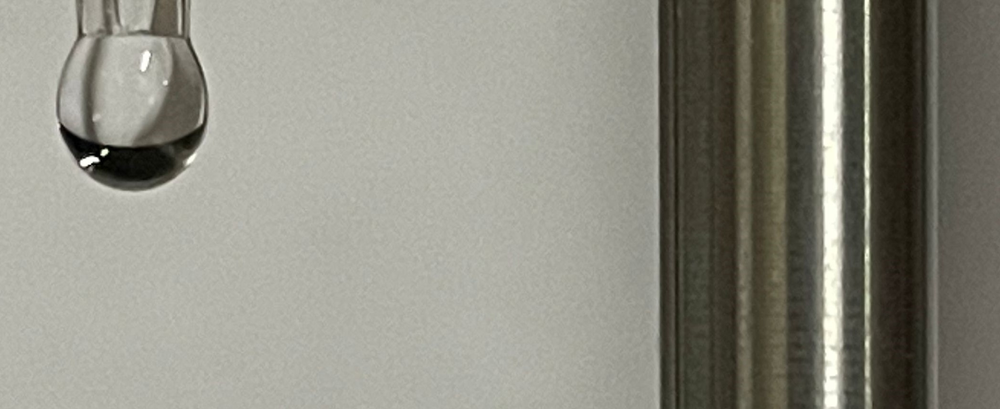
%> input picture sufarce-tension-measurement/codes for surface tension measurment/images_scenario1/1.png, 1000 x 409 px, shrunk from 2096 x 857 before the run
$ octave --eval "result = ALL_1(imread('../images_scenario1/1.png'));"   (GNU Octave 9; MATLAB toolbox functions it lacks are replaced by stand-ins)
%> lines starting %> are read from the running program, lines starting %| are printed output that depends on the picture; in (x1, y1, x2, y2) boxes, pixels count from 0 and x2, y2 are one past the last pixel; in counts of white or black regions, pixels touching at a corner belong together; the program's own positions count from 1
%% get the edge of the droplet in scenario 1
% when the whole edge is clear and can be detected directly

function [I1_edge]=ALL_1(I1)
t1=graythresh(I1);
%> t1 = 0.471
I1_bw=im2bw(I1,t1);
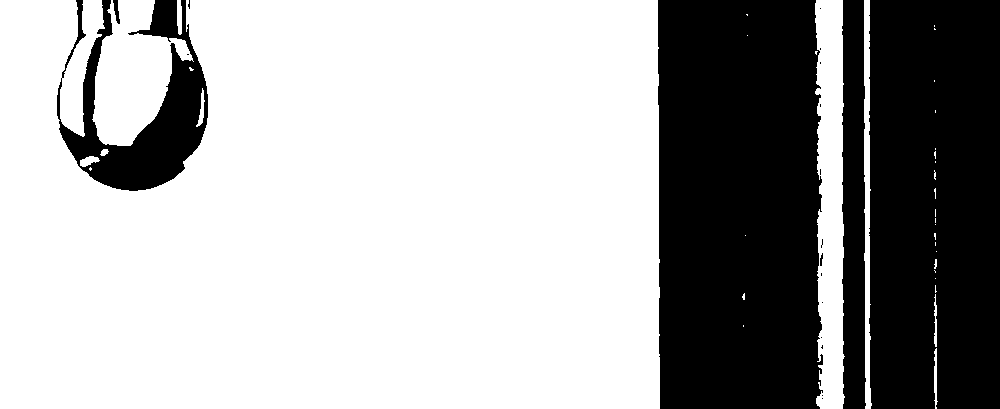
%> I1_bw: size 409x1000 logical; 66.1% white; 20 black regions (14 under 20 px), largest, box (x1, y1, x2, y2) and area: (658, 0, 823, 409) 65141, (869, 0, 1000, 409) 52784, (57, 0, 208, 191) 11604, (842, 0, 866, 409) 8799, (113, 0, 120, 24) 91, (820, 253, 823, 266) 25
global I1_edge;
I1_edge=edge(I1_bw, 'canny');
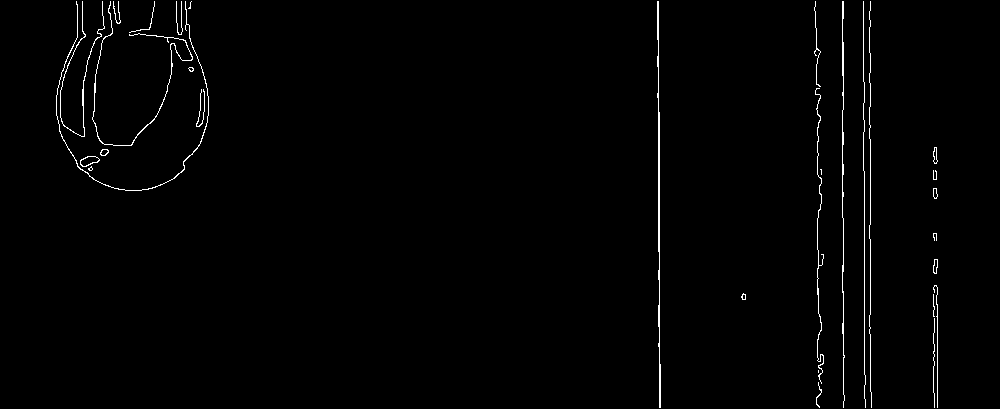
%> I1_edge: size 409x1000 logical; 1.1% white in thin lines or dots, all inside (x1, y1, x2, y2) = (56, 1, 938, 408)
end

$ run again, on sufarce-tension-measurement/codes for surface tension measurment/images_scenario1/2.png
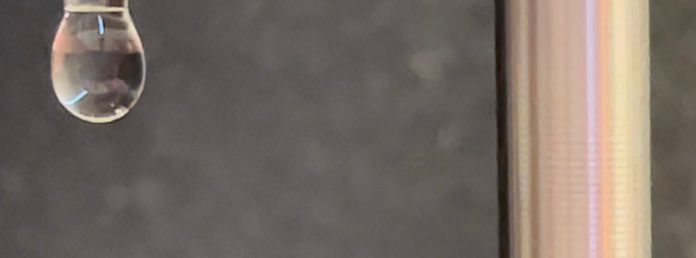
%> input picture sufarce-tension-measurement/codes for surface tension measurment/images_scenario1/2.png, 696 x 258 px
%> t1 = 0.533
%> in ALL_1, `I1_bw=im2bw(I1,t1);`:
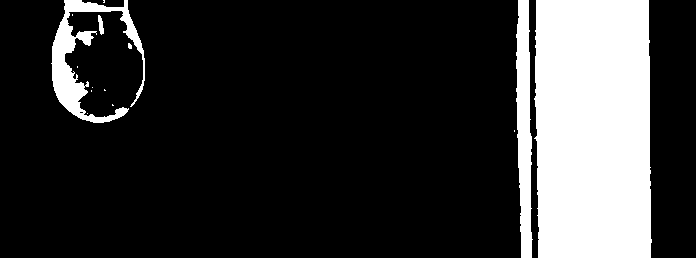
%> I1_bw: size 258x696 logical; 20.1% white; 14 white regions (9 under 20 px), largest, box (x1, y1, x2, y2) and area: (534, 0, 652, 258) 29303, (51, 0, 145, 123) 3450, (516, 0, 533, 258) 3154, (98, 15, 104, 35) 77, (128, 43, 132, 49) 20
%> in ALL_1, `I1_edge=edge(I1_bw, 'canny');`:
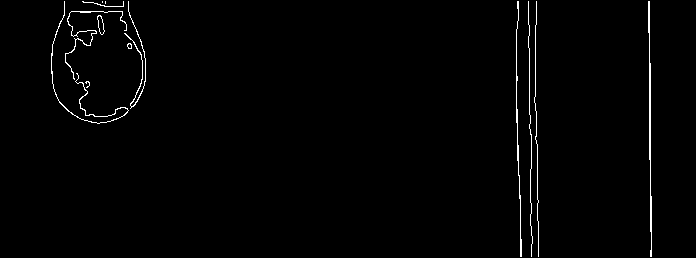
%> I1_edge: size 258x696 logical; 1.2% white in thin lines or dots, all inside (x1, y1, x2, y2) = (51, 1, 652, 257)

$ run again, on sufarce-tension-measurement/codes for surface tension measurment/images_scenario1/3.png
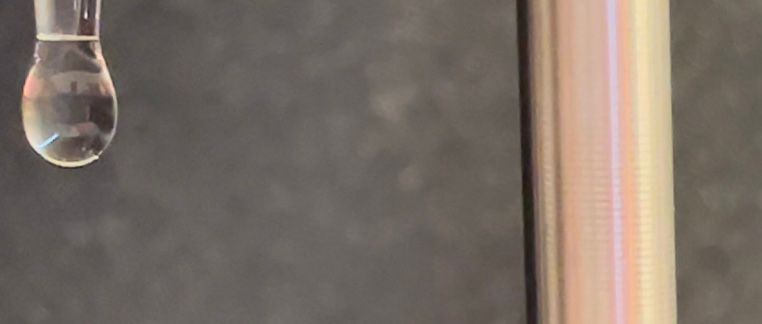
%> input picture sufarce-tension-measurement/codes for surface tension measurment/images_scenario1/3.png, 762 x 324 px
%> t1 = 0.557
%> in ALL_1, `I1_bw=im2bw(I1,t1);`:
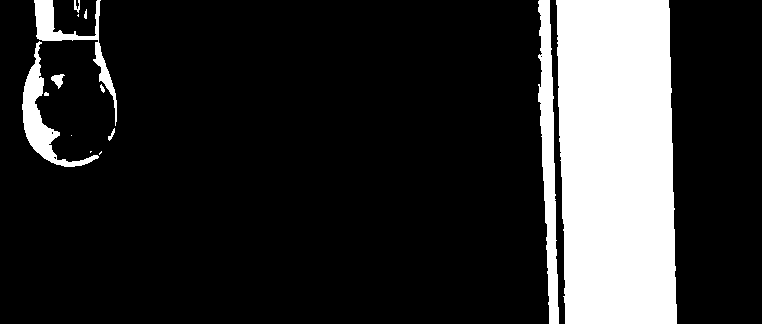
%> I1_bw: size 324x762 logical; 17.8% white; 14 white regions (5 under 20 px), largest, box (x1, y1, x2, y2) and area: (556, 0, 677, 324) 36354, (538, 0, 559, 324) 3623, (22, 41, 99, 167) 2103
%> in ALL_1, `I1_edge=edge(I1_bw, 'canny');`:
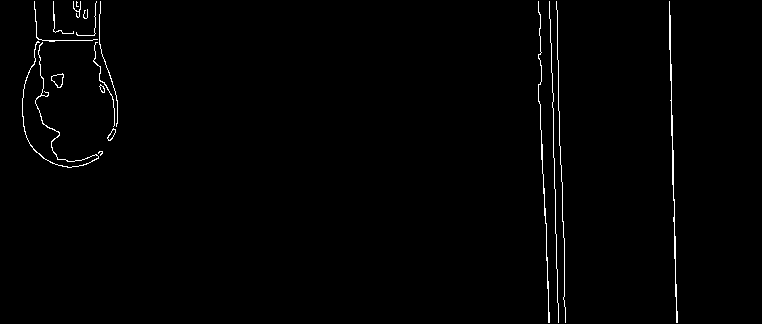
%> I1_edge: size 324x762 logical; 1.1% white in thin lines or dots, all inside (x1, y1, x2, y2) = (22, 1, 678, 323)
